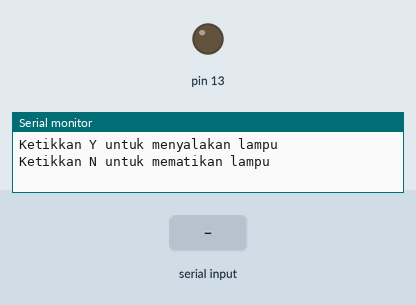
Bench run of a sketch on a simulated Arduino Uno, built with avr-gcc and run on an emulated ATmega328P. Shown: output pins drawn as LEDs (lit = HIGH), the last lines printed to the serial monitor. The inputs (shaded band) are chosen by the test bench.

Above: at 1.2 s.
1.3 s: "y" received over Serial
At 2.1 s:
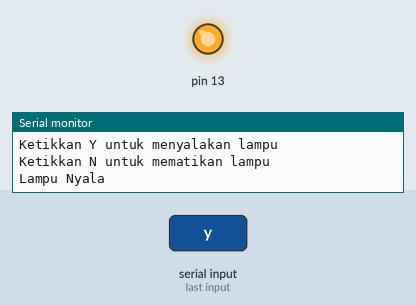
2.8 s: "n" received over Serial
At 3.2 s:
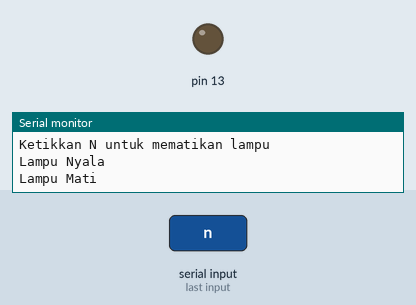
4.3 s: "Y" received over Serial
At 5.5 s:
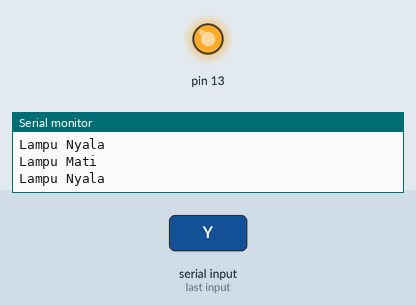
5.8 s: "N" received over Serial
At 6.7 s:
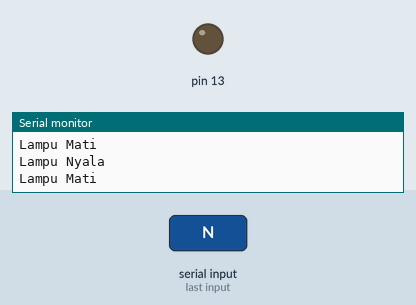
Timing chart, 0 to 8.3 s (numbered marks = the images above; inputs shaded):
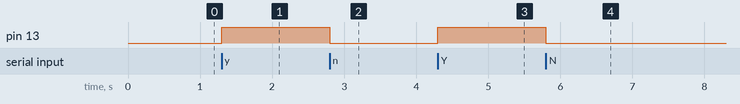

The sketch:

2.ino
```cpp
void setup() {
  // put your setup code here, to run once:
  pinMode(13,OUTPUT);
  Serial.begin(9600);
  Serial.println("Ketikkan Y untuk menyalakan lampu");
  Serial.println("Ketikkan N untuk mematikan lampu");
  Serial.println("");
}

void loop() {
  // put your main code here, to run repeatedly:
  if(Serial.available()>0){
    int baca=Serial.read();
    if(baca=='y' || baca=='Y'){
      digitalWrite(13,HIGH);
      Serial.println("Lampu Nyala");
    }
    if(baca=='n' || baca=='N'){
      digitalWrite(13,LOW);
      Serial.println("Lampu Mati");
    }
  }
}
```

Measured:
- after the input at 1.3 s, pin 13: LOW → HIGH at once
- after the input at 2.8 s, pin 13: HIGH → LOW at once
- after the input at 4.3 s, pin 13: LOW → HIGH at once
- after the input at 5.8 s, pin 13: HIGH → LOW at once
